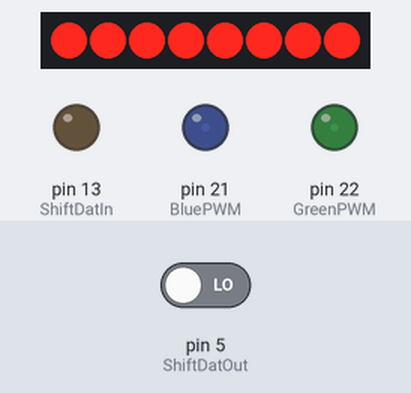
Recording of a sketch running on a simulated Arduino Mega 2560, built with avr-gcc and run on an emulated ATmega2560. On the bench: 8 shift-register outputs drawn as a row of LEDs (first output left, lit = HIGH), output pins drawn as LEDs (lit = HIGH). Wiring (inferred from the names in the program): shift register (74HC595): data pin 20; shift clock pin 10. Wiring (inferred from the signals the program sends): row of LEDs: on Q0, Q1, Q2, Q3, Q4, Q5, Q6, Q7. The test bench sets the inputs (shaded band); at power-on: pin 5 (ShiftDatOut) LOW. Random numbers use the default seed unless the sketch sets one; pins used as bus, display or sensor lines are not drawn.

Above: at 0.58 s.
1.6 s: pin 5 (ShiftDatOut) driven HIGH
At 2.4 s:
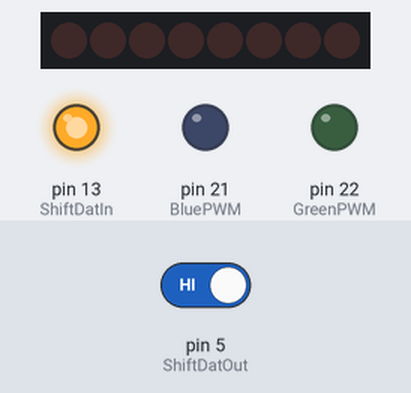
3.1 s: pin 5 (ShiftDatOut) driven LOW
At 3.6 s:
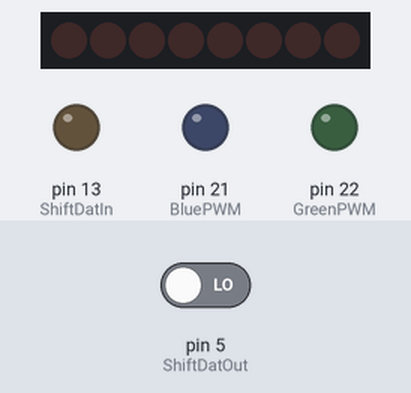
Timing chart, 0 to 6.1 s (numbered marks = the images above; inputs shaded):
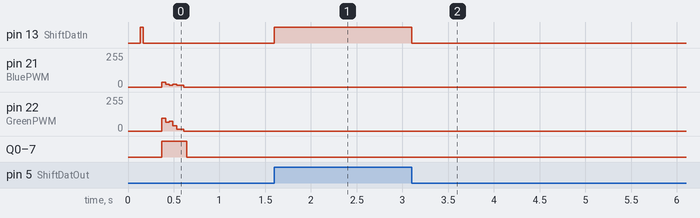

The sketch:

ElectroHawk1.ino
```cpp
//{ Constant definitions =======================================================

    //Uncommenting this dumps RGB data to the serial port but slows the
    //LED update cycle down a lot.
    //#define SERIAL_ON


    //DUE pin assignments:
/*
    //Red green and blue PWM pins.
    #define RedPWM 6
    #define GreenPWM 7
    #define BluePWM 8

    //Shift register control pins.
    #define ShiftDatIn 46
    #define ShiftReset 48
    #define ShiftClk 50
    #define ShiftDatOut 52

*/

    //Teensy 3.1 pin assignments:

    //Red green and blue PWM pins.
    #define RedPWM 20
    #define GreenPWM 22
    #define BluePWM 21

    //Shift register control pins.
    #define ShiftClk 10
    #define ShiftReset 12
    #define ShiftDatIn 13
    #define ShiftDatOut 5


    //Number of LEDs.
    #define NUM_LEDS 16

    //Colors.
    enum Colors_Enum
    {
        CALC_RED = 0,
        CALC_GREEN,
        CALC_BLUE
    };

    //Indeces into the color calculation weights values array.
    enum Weights_Enum
    {
        LEFTRED = 0,
        MIDRED,
        RIGHTRED,
        LEFTGREEN,
        MIDGREEN,
        RIGHTGREEN,
        LEFTBLUE,
        MIDBLUE,
        RIGHTBLUE
    };

    //Weight values for color calculations.
    //--------------------------{    RED    |   GREEN   |   BLUE    }
    //--------------------------{ L   M   R | L   M   R | L   M   R }
    const byte WeightValsR[9] = {-2,  4, -2,  2, -5,  2,  2, -5,  2 };
    const byte WeightValsG[9] = { 1, -5,  1, -2,  5, -2,  2, -5,  2 };
    const byte WeightValsB[9] = { 1, -5,  1,  2, -5,  2, -2,  5, -2 };

//} ============================================================================

//{ Global variables ===========================================================

    //Arrays to hold RGB values.
    byte RedArray1[NUM_LEDS];
    byte GreenArray1[NUM_LEDS];
    byte BlueArray1[NUM_LEDS];

    byte RedArray2[NUM_LEDS];
    byte GreenArray2[NUM_LEDS];
    byte BlueArray2[NUM_LEDS];

    //Pointers to RGB arrays.
    byte* RedVals;
    byte* GreenVals;
    byte* BlueVals;

    byte* NewReds;
    byte* NewGreens;
    byte* NewBlues;

    //Main loop control variables.
    byte ColorCounter;
    byte LEDCounter;

//} ============================================================================

//{ Clock ======================================================================
//|
//| This function shifts data in the shift register.
//|
//| ----------------------------------------------------------------------------
void
Clock(){

    //Variable to hold state of Q7 in shift register.
    int Q7val;

    //Read value of Q7 and write to data input.
    Q7val = digitalRead(ShiftDatOut);
    digitalWrite(ShiftDatIn, Q7val);

    //Wait a bit for shift register setup.
    delayMicroseconds(10);

    //Toggle shift reg clock.
    digitalWrite(ShiftClk, HIGH);
    delayMicroseconds(10);
    digitalWrite(ShiftClk, LOW);

}
//} ============================================================================

//{ InitRGBVals ================================================================
//|
//| This function loads random values into the RGB array to generate an initial
//| state for the automaton.
//|
//| ----------------------------------------------------------------------------
void
InitRGBVals(){

    //A loop counter.
    int x;

    //Initialize RGB vals to random.
    for(x = 0; x < NUM_LEDS; x++)
    {
        RedVals[x] = (byte)random(0, 256);
        GreenVals[x] = (byte)random(0, 256);
        BlueVals[x] = (byte)random(0, 256);
    }
}
//} ============================================================================

//{ InitShiftReg ===============================================================
//|
//| This function resets the shift regster and clocks in one zero and 7 ones.
//| This will allow one LED to be active at a time.
//|
//| ----------------------------------------------------------------------------
void
InitShiftReg(){

    //A loop counter.
    int x;

    //Reset shift reg.
    digitalWrite(ShiftReset, LOW);
    delay(10);
    digitalWrite(ShiftReset, HIGH);
    delay(10);


    digitalWrite(ShiftClk, LOW);
    delay(10);

    //Set shift data in pin low and clock.
    digitalWrite(ShiftDatIn, HIGH);
    delay(10);
    digitalWrite(ShiftClk, HIGH);
    delay(10);
    digitalWrite(ShiftClk, LOW);
    delay(10);

    //Set chift data in pin high.
    digitalWrite(ShiftDatIn, LOW);
    delay(10);

    //Clock next 7 bits.
    for(x = 0; x < 7; x++)
    {
        digitalWrite(ShiftClk, HIGH);
        delay(10);
        digitalWrite(ShiftClk, LOW);
        delay(10);
    }
}
//} ============================================================================

//{ CalcNewVals ================================================================
//|
//| This is the function that calculates a new red, green, or blue value for an
//| LED.
//|
//| Function parameters:
//|
//|     LEDNo
//|     Index of the LED the value is being calculated for.
//|
//|     Color
//|     Index of the color being calculated.
//|
//| Returns:
//|
//|     byte
//|     The new red, green, or blue value for the LED.
//|
//| ----------------------------------------------------------------------------
byte
CalcNewVals
(
    byte LEDNo,
    byte Color
){

    //Array to hold R, G, and B values of this LED and the LEDs to the left and
    //right.
    int Colors[9];

    //Pointer to an array of weight values.
    const byte* Weights;

    //Calculation variable.
    int Calc;

    //Loop counter.
    byte x;

    //The result of this function.
    byte RetVal;

    //Get left LED values.
    if(LEDNo <= 0)
    {
        //No '-1' LED so we use random.
        Colors[LEFTRED]     = random(0, 256);
        Colors[LEFTGREEN]   = random(0, 256);
        Colors[LEFTBLUE]    = random(0, 256);
    }
    else
    {
        //Otherwise, use values from LED to the left of the current one.
        Colors[LEFTRED]     = RedVals[(LEDNo - 1)];
        Colors[LEFTGREEN]   = GreenVals[(LEDNo - 1)];
        Colors[LEFTBLUE]    = BlueVals[(LEDNo - 1)];
    }

    //Get right LED values.
    if(LEDNo >= (NUM_LEDS - 1))
    {
        //No LED to the right so we use random.
        Colors[RIGHTRED]    = random(0, 256);
        Colors[RIGHTGREEN]  = random(0, 256);
        Colors[RIGHTBLUE]   = random(0, 256);
    }
    else
    {
        //Get previous values for LED to the right of this one.
        Colors[RIGHTRED]    = RedVals[(LEDNo + 1)];
        Colors[RIGHTGREEN]  = GreenVals[(LEDNo + 1)];
        Colors[RIGHTBLUE]   = BlueVals[(LEDNo + 1)];
    }

    //Get previous values for current LED.
    Colors[MIDRED]      = RedVals[LEDNo];
    Colors[MIDGREEN]    = GreenVals[LEDNo];
    Colors[MIDBLUE]     = BlueVals[LEDNo];

    //Set pointer to weights array.
    if(Color == CALC_RED)
        Weights = WeightValsR;
    else if(Color == CALC_GREEN)
        Weights = WeightValsG;
    else if(Color == CALC_BLUE)
        Weights = WeightValsB;

    //Initialize calc var.
    Calc = 0;

    //Multiply RGB values by weights and sum.
    for(x = 0; x < 9; x++)
    {
        Colors[x] = (Colors[x] * Weights[x]);
        Calc = (Calc + Colors[x]);
    }

    //Divide to get a byte value.
    Calc = Calc >> 8;

    //Check bounds.
    if(Calc <= 0)
        RetVal = 1;
    else
        RetVal = (byte)Calc;

    //Return the result.
    return(RetVal);

}
//} ============================================================================

//{ setup ======================================================================
//|
//| Arduino setup function.
//|
//| ----------------------------------------------------------------------------
void
setup(){

    //Set PWM pins to outputs
    pinMode(RedPWM, OUTPUT);
    pinMode(GreenPWM, OUTPUT);
    pinMode(BluePWM, OUTPUT);

    //Set shift reg controls to outputs.
    pinMode(ShiftClk, OUTPUT);
    pinMode(ShiftReset, OUTPUT);
    pinMode(ShiftDatIn, OUTPUT);

    //Set pin to read shift reg Q7 to input.
    pinMode(ShiftDatOut, INPUT);

    //Initialize RGB array pointers.
    RedVals = RedArray1;
    GreenVals = GreenArray1;
    BlueVals = BlueArray1;
    NewReds = RedArray2;
    NewGreens = GreenArray2;
    NewBlues = BlueArray2;

    //Initialize data for cellular automaton.
    InitRGBVals();

    delay(100);

    //Initialize shift register.
    InitShiftReg();

    //If the serial port is being used, then initialize it.
    #ifdef SERIAL_ON
    Serial.begin(115200);
    Serial.print("\r\n");
    Serial.print("\r\n");
    Serial.print("\r\n");
    Serial.print("RGB Start\r\n");
    #endif

    //Initialize main loop control vars.
    ColorCounter = 0;
    LEDCounter = 0;

}
//} ============================================================================

//{ loop =======================================================================
//|
//| Arduino loop function.
//|
//| ----------------------------------------------------------------------------
void
loop(){

    //Loop counters.
    int x;
    int y;

    //Calculation variables.
    int IncVal;
    int Calc;

    //Calculate a new red, green, or blue value for the current LED.
    if(ColorCounter == CALC_RED)
        NewReds[LEDCounter] = CalcNewVals(LEDCounter, CALC_RED);
    else if(ColorCounter == CALC_GREEN)
        NewGreens[LEDCounter] = CalcNewVals(LEDCounter, CALC_GREEN);
    else
        NewBlues[LEDCounter] = CalcNewVals(LEDCounter, CALC_BLUE);

    //Print value to serial if that's what we're doing.
    #ifdef SERIAL_ON
    Serial.print(NewReds[LEDCounter]);
    Serial.print("\t");
    Serial.print(NewGreens[LEDCounter]);
    Serial.print("\t");
    Serial.print(NewBlues[LEDCounter]);
    Serial.print("\t");
    #endif

    #ifdef FADE_LEDS

    //Get difference between new value and current value.
    if(ColorCounter == CALC_RED)
        IncVal = (NewReds[LEDCounter] - RedVals[LEDCounter]);
    else if(ColorCounter == CALC_GREEN)
        IncVal = (NewGreens[LEDCounter] - GreenVals[LEDCounter]);
    else
        IncVal = (NewBlues[LEDCounter] - BlueVals[LEDCounter]);

    //Set calc to sign of difference.
    if(IncVal < 0)
        Calc = -1;
    else
        Calc = 1;

    //Outer loop to fade to new color.
    for(y = 0; y < abs(IncVal); y++)
    {
        //Increment or decrement color value.
        if(ColorCounter == CALC_RED)
            RedVals[LEDCounter] += Calc;
        else if(ColorCounter == CALC_GREEN)
            GreenVals[LEDCounter] += Calc;
        else
            BlueVals[LEDCounter] += Calc;

        //Cycle through LEDs.
        for(x = 0; x < NUM_LEDS; x++)
        {
            analogWrite(RedPWM, RedVals[x]);
            analogWrite(GreenPWM, GreenVals[x]);
            analogWrite(BluePWM, BlueVals[x]);

            delayMicroseconds(100);

            Clock();
        }
    }

    #else

        RedVals[LEDCounter]     = NewReds[LEDCounter];
        GreenVals[LEDCounter]   = NewGreens[LEDCounter];
        BlueVals[LEDCounter]    = NewBlues[LEDCounter];

        for(x = 0; x < NUM_LEDS; x++)
        {
            analogWrite(RedPWM, RedVals[x]);
            analogWrite(GreenPWM, GreenVals[x]);
            analogWrite(BluePWM, BlueVals[x]);


            delay(1);

            Clock();
        }

    #endif

    //Increment next color and LED index.
    ColorCounter++;
    ColorCounter = (ColorCounter % 3);
    LEDCounter++;
    LEDCounter = (LEDCounter % NUM_LEDS);

    //If we're back to LED 0 then print a newline to the serial port.
    #ifdef SERIAL_ON
    if(!LEDCounter)
        Serial.print("\r\n");
    #endif

}
//} ============================================================================
```

Measured:
- after the input at 1.6 s, pin 13 (ShiftDatIn): LOW → HIGH at once
- after the input at 3.1 s, pin 13 (ShiftDatIn): HIGH → LOW at once
